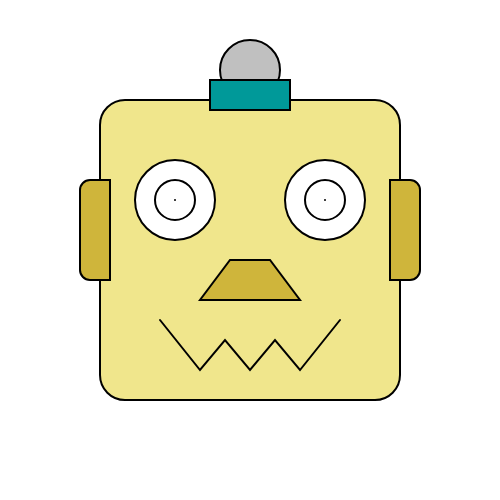
Frame 1 (no input)
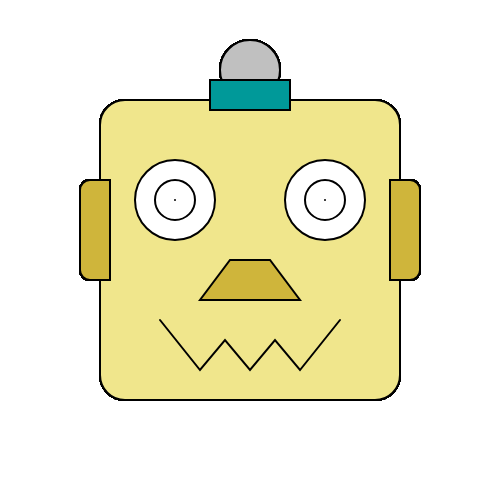
Frame 60 (no input)
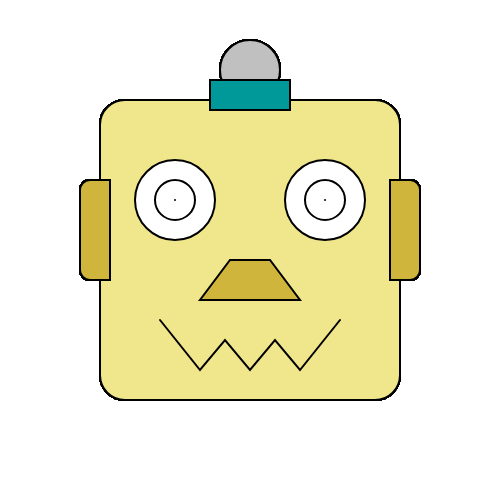
Frame 120 (the mouse pressed at the canvas centre since frame 60)

The p5.js sketch that drew these frames (run headless with seeded random() and noise() and a simulated clock; from frame 60 on, the mouse is pressed at the canvas centre):

// p5.js sketch
// ── sketch.js
function setup()
{
	//create a canvas for the robot
	createCanvas(500, 500);
}

function draw()
{
	strokeWeight(2);

	//robots head
	fill(240,230,140);
	rect(100, 100, 300, 300, 25);


	//robots antenna
	fill(192, 192, 192);
	ellipse(250, 70, 60, 60);

	fill(0, 153, 153);
	rect(210, 80, 80, 30);

	//robots eyes
	fill(255);
	ellipse(175, 200, 80, 80);
	ellipse(175, 200, 40, 40);
	point(175, 200);
	ellipse(325, 200, 80, 80);
	ellipse(325, 200, 40, 40);
	point(325, 200);


	//robots nose and ears
	fill(207,181,59);

	//robots nose
	quad(230, 260, 270, 260, 300, 300, 200, 300,); 

	//This is a comment to understand the quad function
	//I reccomend using a browser extension that displays 
	//coordinates on the page for an easier time

	//quad(40, 31, 86, 20, 69, 63, 30, 76); //8
		// 1      // 2     //3     //4

	
	//robots ears, notice how we still use the above fill that is before the nose *quad function*
	rect(80, 180, 30, 100, 10, 0, 0, 10);
	rect(390, 180, 30, 100, 0, 10, 10, 0);

	//robots mouth
	noFill();
	beginShape();
	vertex(160, 320);
	vertex(200, 370);
	vertex(225, 340);
	vertex(250, 370);
	vertex(275, 340);
	vertex(300, 370);
	vertex(340, 320);
	endShape();
}
